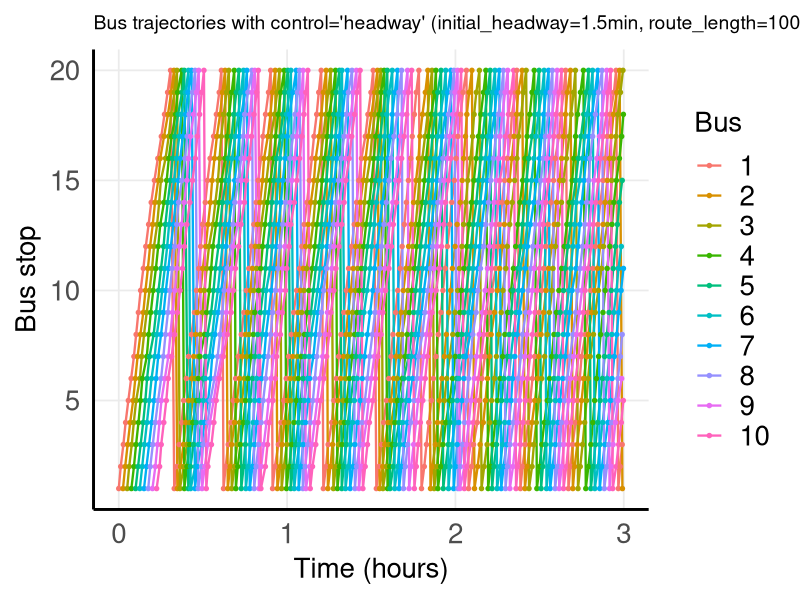
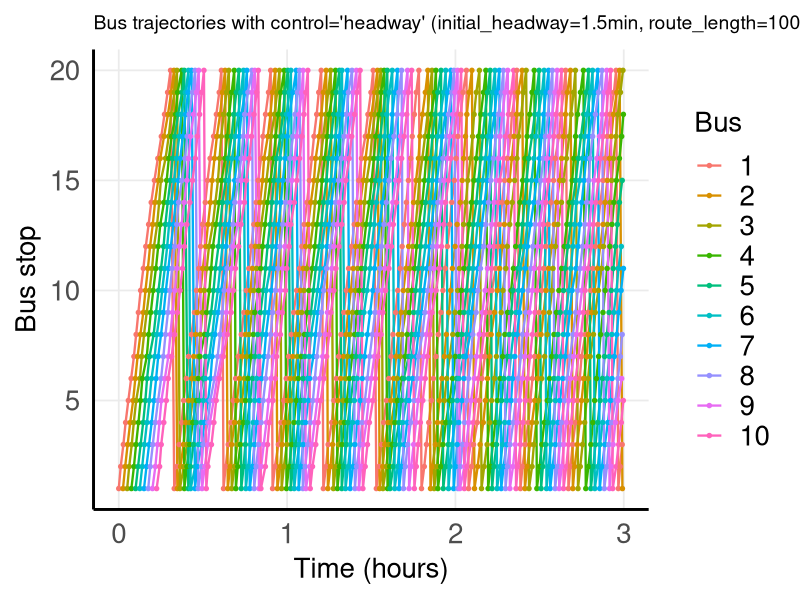
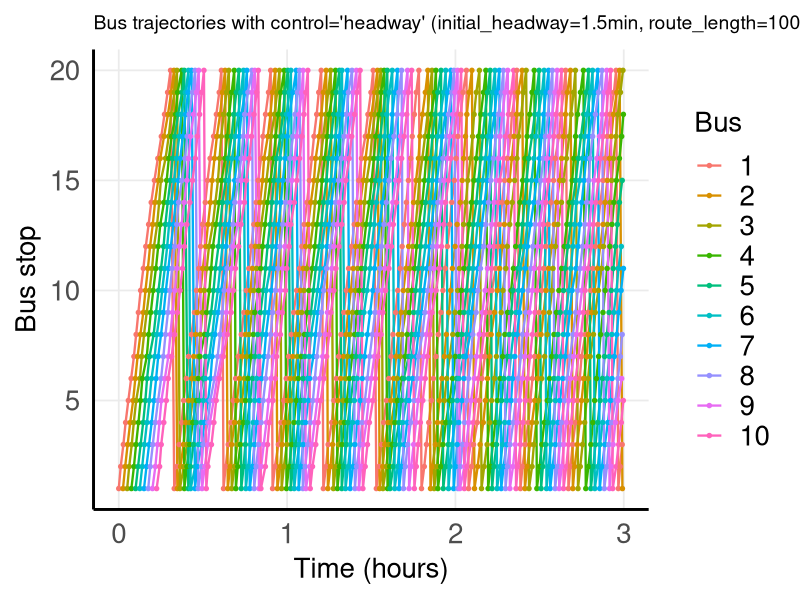
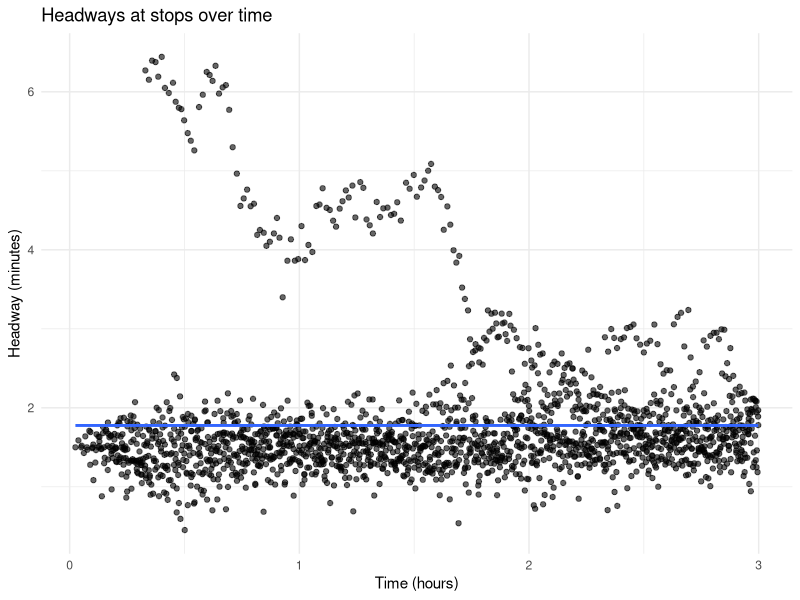
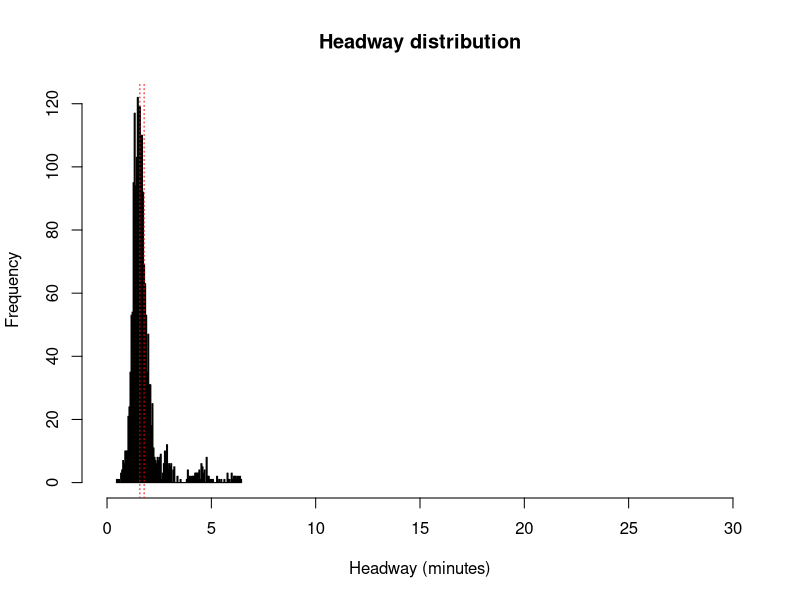
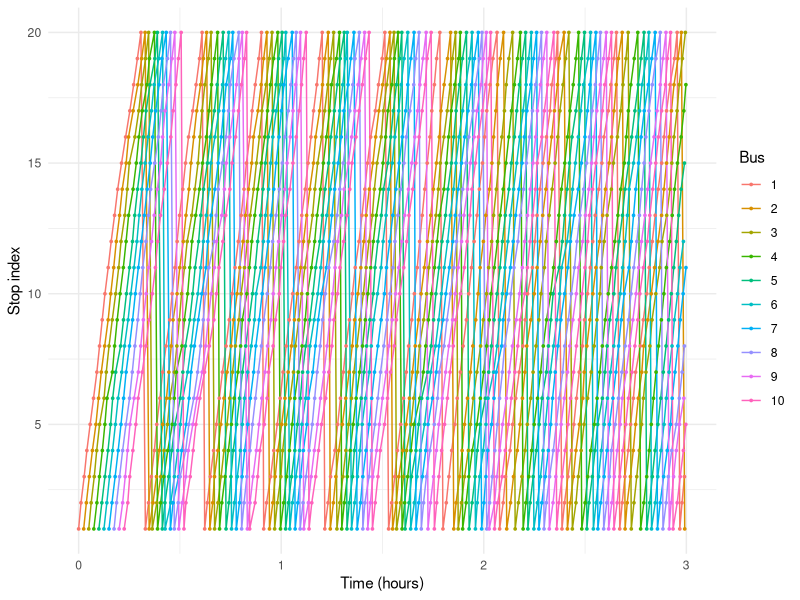
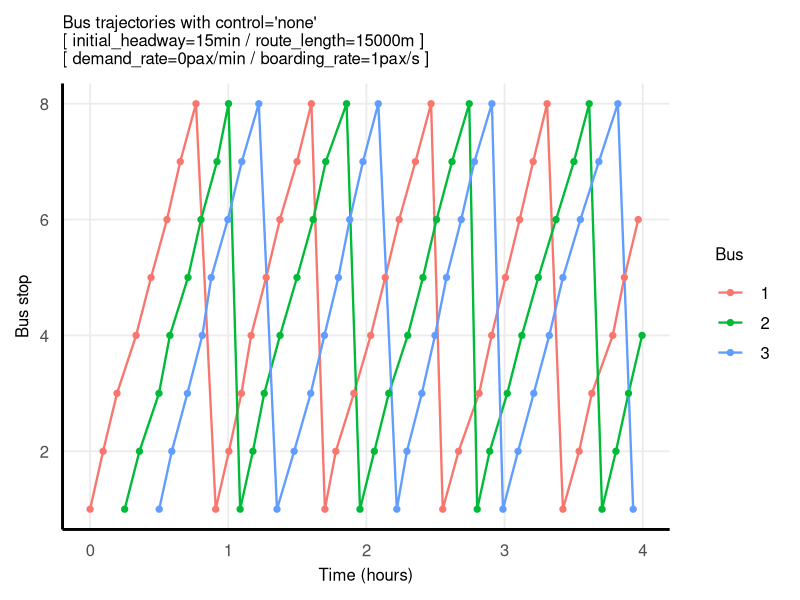
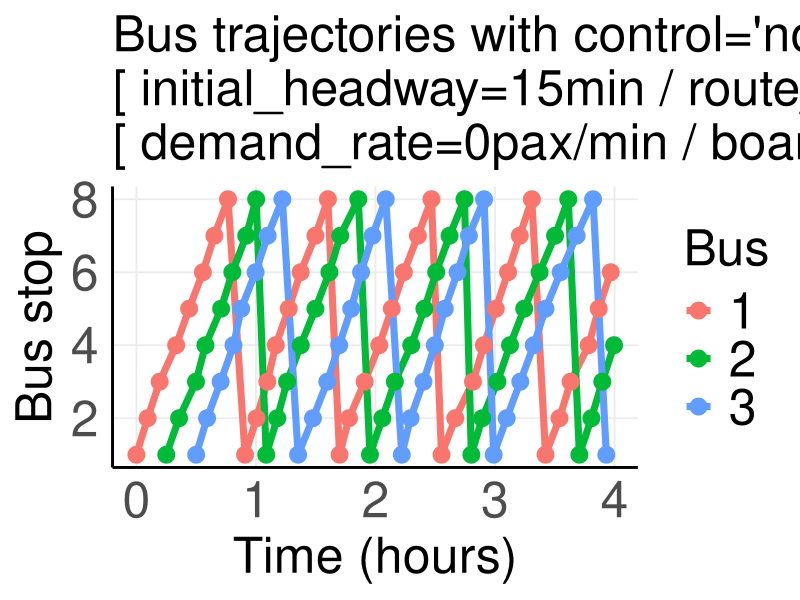

The R script that drew these images, in order:
# Basic bus bunching discrete event simulation
# www.overfitting.net
# https://www.overfitting.net/

library(ggplot2)
library(Cairo)


# Discrete Event Simulation (DES) for Bus bunching
# Modeling approach in which the system state changes only at a discrete set of time points called events
# DES models are: order sensitive, causality driven, state based
bus_bunching <- function(

    # Route definition:
    route_type = c("circular", "linear"),  # type of route
    route_length = 10000,     # total route length in m
    n_stops = 20,             # number of stops on the route
    n_buses = 6,              # number of buses in the simulation
    fixed_dwell = 5,          # fixed dwell time at each stop in s
    initial_headway = NULL,   # initial time delay between bus departures in s
    # headway: elapsed time between two consecutive bus arrivals at the same stop,
    # regardless of which bus arrives
    base_speed = 12,          # mean speed between stops in m/s
    travel_sd_fraction = 0.2, # sd of travel time between stops as a fraction of baseline_travel_time
    
    # Demand definition:
    # NOTE: at first passenger queues at stops are small or empty -> first bus rides fast
    demand_rate = 0.05,       # passenger arrival rate per stop in passengers/second
    boarding_rate = 1.0,      # boarding rate in passengers/second
    
    # Holding control:
    control = c("none", "schedule", "headway"),
    # Policies applied at stops to mitigate bus bunching. Both "headway" and "schedule"
    # operate by adding extra dwell time when a bus arrives "too early"
    # but differ in what timing reference they try to regulate
    # "none": fully unstable system, bunching emerges naturally
    # "headway": stabilizes service spacing locally, minimizes bunching but can cause drifting
    # "schedule": enforces nominal spacing, but because it still references observed headways it
    #             behaves like headway control with fixed target rather than true timetable adherence
    schedule_headway = NULL,  # target headway for schedule holding in s
    hold_limit = 60,          # maximum holding time when control is applied in s
    
    # Simulation parameters:
    warmup = 0,               # warmup time to discard initial transient (0=none) in s
    sim_time = 3*3600,        # total simulation time in s
    seed = 123                # random seed for reproducibility
    
) {
    # Optional parameters: match.arg() automatically picks the first element of the vector as default
    route_type <- match.arg(route_type)  # 'circular' by default
    control <- match.arg(control)  # 'none' by default
    if (control == "schedule" && is.null(schedule_headway)) {
        message("ERROR: schedule_headway must be provided when control = 'schedule'")
        return(NULL)
    }
    if (!is.null(seed)) set.seed(seed)
    
    # Uniform spacing assumption: only place where spatial structure enters the simulation
    seg_count <- n_stops  # number of travel segments
    seg_length <- route_length / seg_count  # distance between consecutive stops
    baseline_travel_time <- seg_length / base_speed  # mean travel time between stops
    min_travel_time <- 0.01 * baseline_travel_time  # min travel_time to preserve event ordering (1% of baseline)
    travel_time_sd <- travel_sd_fraction * baseline_travel_time  # convert fractional SD to s
    
    # Set default initial headway if not provided
    if (is.null(initial_headway)) {
        loop_time_mean <- (baseline_travel_time + fixed_dwell) * seg_count
        initial_headway <- loop_time_mean / n_buses
        # This would be the exact initial_headway with no passengers (demand_rate=0) to
        # make the last bus depart when the first bus is about to finish the route
        # In a real application with passengers the ideal initial_headway should be set higher
    }
    
    # Initialize buses
    buses <- data.frame(
        bus = seq_len(n_buses),
        next_stop = rep(1, n_buses),
        next_arrival = seq(0, by = initial_headway, length.out = n_buses),
        stringsAsFactors = FALSE
    )
    
    last_visit_time <- rep(0, seg_count)
    waiting_passengers <- rep(0L, seg_count)
    events <- vector("list", 0)
    
    record_event <- function(bus_id, stop_id, t_arrival, waiting, boarded, dwell, travel_time) {
        events[[length(events) + 1L]] <<- list(
            # Unlike <- (regular assignment, which assigns in the current environment)
            # <<- assigns to a variable in the parent environment or higher
            bus = bus_id,
            stop = stop_id,
            arrival = t_arrival,
            waiting = waiting,
            boarded = boarded,
            dwell = dwell,
            travel_time = travel_time
        )
    }
    
    while (TRUE) {
        next_idx <- which.min(buses$next_arrival)
        t_now <- buses$next_arrival[next_idx]
        if (t_now > sim_time) break
        
        bus_id <- buses$bus[next_idx]
        stop_id <- buses$next_stop[next_idx]
        
        delta_t <- t_now - last_visit_time[stop_id]
        if (delta_t < 0) delta_t <- 0
        new_arrivals <- rpois(1, demand_rate * delta_t)  # Poisson arrivals
        waiting_passengers[stop_id] <- waiting_passengers[stop_id] + new_arrivals
        last_visit_time[stop_id] <- t_now
        
        boarded <- waiting_passengers[stop_id]
        waiting_passengers[stop_id] <- 0L
        dwell_time <- fixed_dwell + boarded / boarding_rate
        
        # Holding control
        if (control %in% c("schedule", "headway")) {
            prev_idx <- which(sapply(events, function(x) x$stop) == stop_id)
            if (length(prev_idx) > 0) {
                last_arrival_time <- events[[tail(prev_idx, 1)]]$arrival
                headway_obs <- t_now - last_arrival_time  # headway observed from last departed bus
                
                desired_headway = if (control == "schedule") schedule_headway else initial_headway
                hold_needed <- desired_headway - headway_obs
                if (hold_needed > 0) dwell_time <- dwell_time + min(hold_needed, hold_limit)
            }
        }
        
        # Travel implementation
        travel_time <- max(min_travel_time, rnorm(1, baseline_travel_time, travel_time_sd))
        record_event(bus_id, stop_id, t_now, new_arrivals, boarded, dwell_time, travel_time)
        next_stop <- stop_id + 1
        
        if (route_type == "circular") {
            if (next_stop > seg_count) next_stop <- 1
            buses$next_stop[next_idx] <- next_stop
            buses$next_arrival[next_idx] <- t_now + dwell_time + travel_time
        } else {  # linear
            if (next_stop > seg_count) {
                buses$next_arrival[next_idx] <- Inf
            } else {
                buses$next_stop[next_idx] <- next_stop
                buses$next_arrival[next_idx] <- t_now + dwell_time + travel_time
            }
        }
    }
    
    if (length(events) == 0) {
        events_df <- data.frame()
    } else {
        events_df <- do.call(rbind, lapply(events, function(e) {
            data.frame(
                bus = e$bus,
                stop = e$stop,
                arrival = e$arrival,
                waiting = e$waiting,
                boarded = e$boarded,
                dwell = e$dwell,
                travel_time = e$travel_time,
                stringsAsFactors = FALSE
            )
        }))
    }
    
    # Compute headways after warmup period
    if (nrow(events_df) > 0 && warmup > 0) {
        events_df <- subset(events_df, arrival > warmup)
    }
    
    
    # Headways dataframe calculation
    headways_list <- lapply(split(events_df, events_df$stop), function(dfstop) {
        if (nrow(dfstop) <= 1) return(NULL)
        times <- sort(dfstop$arrival)
        data.frame(
            stop = dfstop$stop[1],
            arrival = times[-1],
            headway = diff(times)
        )
    })
    headways_df <- if (length(headways_list) == 0) data.frame() else do.call(rbind, headways_list)
    
    
    # Metrics calculation
    if (nrow(headways_df) == 0) {
        metrics <- list(mean_headway = NA, cv_headway = NA, mean_waiting_est = NA, percent_bunched = NA)
    } else {
        hw <- subset(headways_df, arrival > warmup)
        
        mean_headway <- mean(hw$headway)  # average time between consecutive bus arrivals at a stop
        cv_headway <- sd(hw$headway) / mean_headway  # relative dispersion of headways around their mean
        # In the context of bunching this is the primary stability metric:
        #   0.0–0.2: very regular service, 0.2–0.4: mild irregularity
        #   0.4–0.6: noticeable bunching, >0.6: severe bunching
        
        mean_waiting_est <- mean(hw$headway) / 2  # estimated mean passenger waiting time at stops
        
        med_h <- median(hw$headway)  # median of headways
        # Fraction of headways abnormally long relative to typical service
        percent_bunched <- sum(hw$headway > 2 * med_h) / nrow(hw)
        #   <0.05: very stable, 0.05–0.15: mild bunching
        #   0.15–0.30: frequent bunching, >0.30: systemically unstable
        
        # cv_headway: measures dispersion globally
        # percent_bunched: measures operational failure frequency
        # Together they are the most informative pair
        
        metrics <- list(
            # For stable statistics it is desirable that n_events >> n_stops × n_buses
            n_events = nrow(events_df),  # total number of bus arrivals recorded after warm up filtering
            mean_headway = mean_headway,
            mean_waiting_est = mean_waiting_est,  # half of mean_headway
            cv_headway = cv_headway,
            percent_bunched = percent_bunched
        )
    }
    
    
    # Record input parameters actually used by the simulation
    params <- list(
        route_type = route_type,
        route_length = route_length,
        n_stops = n_stops,
        n_buses = n_buses,
        fixed_dwell = fixed_dwell,
        initial_headway = initial_headway,
        base_speed = base_speed,
        travel_sd_fraction = travel_sd_fraction,  # fractional SD input
        travel_time_sd = travel_time_sd,  # actual SD used in s
        demand_rate = demand_rate,
        boarding_rate = boarding_rate,
        control = control,
        schedule_headway = schedule_headway,
        hold_limit = hold_limit,
        warmup = warmup,
        sim_time = sim_time,
        seed = seed
    )
    
    
    # Output data
    list(
        events = events_df,  # dataframe
        headways = headways_df,  # datafame
        metrics = metrics,  # simulation performance parameters
        params = params  # input parameters actually used
    )
}



################################################
# INITIAL SIMULATIONS

# Minimal run (no control):
route_length=12000
demand_rate=0.02
boarding_rate=0.5  # 1.0
initial_headway = 60*8
schedule_headway = initial_headway*2
warmup=0

control="none"
control="headway"

for (control in c("none", "headway", "schedule")) {
    res <- bus_bunching(
        n_buses = 4, n_stops = 20,
        route_length = route_length,
        sim_time = 4 * 3600,
        demand_rate = demand_rate,
        boarding_rate = boarding_rate,  # NOTE: at first passenger queues at stops are small or empty
        base_speed = 10,
        travel_sd = 3,
        control = control,
        schedule_headway = schedule_headway, hold_limit = 60,
        route_type = "circular",
        initial_headway = initial_headway,
        warmup = warmup,
        seed = 1000
    )
    

    res=bus_bunching(n_buses = 10, initial_headway = 60, demand_rate = 0.02)
    res=bus_bunching(n_buses = 10, initial_headway = 60*1.5, demand_rate = 0.02, control='headway')
    res$metrics
    res$params
    head(res$events)
    
    
    # PNG output with antialiasing
    # Plot bus trajectories (arrival time vs stop index)
    CairoPNG(paste0("busbunchingORG_", params$control, ".png"), width = 1920, height = 1080/2)
        ev <- res$events
        params <- res$params
        p=ggplot(ev, aes(x = arrival/3600, y = stop, group = bus, color = factor(bus))) +
            geom_line(linewidth = 0.8) +
            geom_point(size = 1.2) +
            labs(
                x = "Time (hours)",
                y = "Bus stop",
                color = "Bus",
                title = paste0("Bus trajectories with control='", params$control, "' ",
                               ifelse(params$control == 'schedule', paste0("[schedule_headway=",
                               round(params$schedule_headway/60,1), "min] "), ""),
                               "(initial_headway=", round(params$initial_headway/60,1),"min, route_length=",
                               params$route_length, "m, demand_rate=", params$demand_rate, "pax/s, boarding_rate=",
                               params$boarding_rate, "pax/s)")
            ) +
            theme_minimal(base_size = 22) +
            theme(
                legend.title = element_text(size = 20),
                legend.text  = element_text(size = 20),
                axis.title   = element_text(size = 20),
                axis.text    = element_text(size = 20),
                panel.grid.minor = element_blank(),
                panel.grid.major = element_line(linewidth = 0.6),
                axis.line = element_line(linewidth = 1),
                legend.key.size = unit(1.5, "lines"),
                plot.title = element_text(size = 14)  # reduce title size here
            )
        
    print(p)
    dev.off()
}


################################################
# PLOTTING

# Plotting headways over time
hw <- res$headways
png("busbunchingnone_headways.png", width=960, height=400)
ggplot(hw, aes(x = arrival/3600, y = headway/60)) +  # global aesthetics
    geom_point(alpha = 0.6) +
    geom_smooth(se = FALSE) +  # linear regresion (~headway average)
    labs(x = "Time (hours)", y = "Headway (minutes)",
         title = "Headways at stops over time") +
    # scale_y_continuous(limits = c(0, 30)) +  # set y-axis maximum to 30
    theme_minimal()
dev.off()

# Headway distribution
png("busbunchingnone_hist.png", width=960, height=280)
hist(hw$headway/60, breaks=150, xlab='Headway (minutes)', xlim=c(0,30), main='Headway distribution')
abline(v=c(mean(hw$headway/60), median(hw$headway/60)), lty='dotted', col='red')
dev.off()

# Plot bus trajectories (arrival time vs stop index)
png("busbunchingpepe.png", width=1920, height=1080)
    ev <- res$events
    ggplot(ev, aes(x = arrival/3600, y = stop, group = bus, color = factor(bus))) +
        geom_line() + geom_point(size = 0.6) +
        labs(x = "Time (hours)", y = "Stop index", color = "Bus") +
        theme_minimal()
dev.off()


################################################
# SIMULATIONS

# 1. FIRST EXAMPLES
demand_rate <- c(0.00, 0.01, 0.05, 0.05)
control <- c("none", "none", "none", "headway")
hold_limit <- c(NA, NA, NA, 60*2)

for (i in 1:4) {
    res <- bus_bunching(
        n_buses = 3, n_stops = 8,
        route_length = 15000,
        demand_rate = demand_rate[i],
        initial_headway = 60 * 15,
        base_speed = 5,
        sim_time = 4 * 3600,
        control = control[i],
        hold_limit = hold_limit[i]
    )
    
    res$metrics
    res$params
    ev <- res$events
    params <- res$params
    
    # PNG output with antialiasing
    # Plot bus trajectories (arrival time vs stop index)
    for (f in c(1,3)) {
        CairoPNG(paste0(paste0("busbunching", f, "_sim", i, ".png")), width = 512*f, height = 220*f)
        p=ggplot(ev, aes(x = arrival/3600, y = stop, group = bus, color = factor(bus))) +
            geom_line(linewidth = 0.8*f) +
            geom_point(size = 1.8*f) +
            labs(
                x = "Time (hours)",
                y = "Bus stop",
                color = "Bus",
                title = paste0("Bus trajectories with control='", params$control, "' ",
                   ifelse(params$control == 'schedule', paste0("[ schedule_headway=",
                   round(params$schedule_headway/60,1), "min ] "), ""),
                   "\n[ initial_headway=", round(params$initial_headway/60,1),"min / route_length=",
                   params$route_length, "m ]\n[ demand_rate=", params$demand_rate*60, "pax/min / boarding_rate=",
                   params$boarding_rate, "pax/s ]")
            ) +
            theme_minimal(base_size = 22) +
            theme(
                legend.title = element_text(size = 12*f),
                legend.text  = element_text(size = 12*f),
                axis.title   = element_text(size = 12*f),
                axis.text    = element_text(size = 12*f),
                panel.grid.minor = element_blank(),
                panel.grid.major = element_line(linewidth = 0.6),
                axis.line = element_line(linewidth = 1),
                legend.key.size = unit(1.5, "lines"),
                plot.title = element_text(size = 12*f)  # reduce title size here
            )
        
        print(p)
        dev.off()
    }
}
